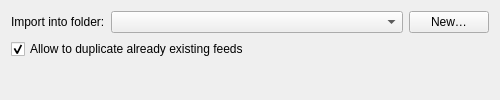
<?xml version="1.0" encoding="UTF-8"?>
<ui version="4.0">
 <class>Otter::OpmlImportOptionsWidget</class>
 <widget class="QWidget" name="Otter::OpmlImportOptionsWidget">
  <property name="geometry">
   <rect>
    <x>0</x>
    <y>0</y>
    <width>500</width>
    <height>100</height>
   </rect>
  </property>
  <layout class="QVBoxLayout" name="verticalLayout">
   <item>
    <layout class="QFormLayout" name="targetFolderFormLayout">
     <property name="fieldGrowthPolicy">
      <enum>QFormLayout::AllNonFixedFieldsGrow</enum>
     </property>
     <item row="0" column="0">
      <widget class="QLabel" name="folderLabel">
       <property name="text">
        <string>Import into folder:</string>
       </property>
      </widget>
     </item>
     <item row="0" column="1">
      <layout class="QHBoxLayout" name="targetFolderLayout">
       <item>
        <widget class="Otter::FeedsComboBoxWidget" name="folderComboBox">
         <property name="sizePolicy">
          <sizepolicy hsizetype="Expanding" vsizetype="Fixed">
           <horstretch>0</horstretch>
           <verstretch>0</verstretch>
          </sizepolicy>
         </property>
        </widget>
       </item>
       <item>
        <widget class="QPushButton" name="newFolderButton">
         <property name="text">
          <string>New…</string>
         </property>
        </widget>
       </item>
      </layout>
     </item>
    </layout>
   </item>
   <item>
    <widget class="QCheckBox" name="allowDuplicatesCheckBox">
     <property name="text">
      <string>Allow to duplicate already existing feeds</string>
     </property>
     <property name="checked">
      <bool>true</bool>
     </property>
    </widget>
   </item>
   <item>
    <spacer name="verticalSpacer">
     <property name="orientation">
      <enum>Qt::Vertical</enum>
     </property>
     <property name="sizeHint" stdset="0">
      <size>
       <width>0</width>
       <height>0</height>
      </size>
     </property>
    </spacer>
   </item>
  </layout>
 </widget>
 <customwidgets>
  <customwidget>
   <class>Otter::FeedsComboBoxWidget</class>
   <extends>QComboBox</extends>
   <header>src/ui/FeedsComboBoxWidget.h</header>
  </customwidget>
 </customwidgets>
 <resources/>
 <connections/>
</ui>
